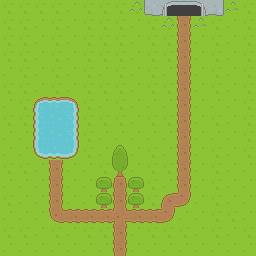

This game map was drawn from its Tiled (.tmx) file and the tilesets committed beside it. A one-line description and the trimmed map source follow:
An orthogonal 16x16 tile map with 16x16 px tiles, 7 tile layers (Ground, Mountain, Paths, Deco, ...), 2 tilesets.

<map version="1.2" tiledversion="1.3.3" orientation="orthogonal" renderorder="right-down" width="16" height="16" tilewidth="16" tileheight="16" infinite="0" nextlayerid="8" nextobjectid="1">
 <editorsettings>
  <export target="overworld.json" format="json" />
 </editorsettings>
 <tileset firstgid="1" name="outside" tilewidth="16" tileheight="16" spacing="1" tilecount="1767" columns="57">
  <image source="../images/tiles/roguelikeSheet.png" width="968" height="526" />
 </tileset>
 <tileset firstgid="1768" name="dungeon" tilewidth="16" tileheight="16" spacing="1" tilecount="522" columns="29">
  <image source="../images/tiles/roguelikeDungeon.png" width="492" height="305" />
 </tileset>
 <layer id="1" name="Ground" width="16" height="16">
  <data>[256 cells, 256 non-empty, 2 distinct tile ids]</data>
 </layer>
 <layer id="6" name="Mountain" width="16" height="16">
  <data>[256 cells, 5 non-empty, 3 distinct tile ids]</data>
 </layer>
 <layer id="4" name="Paths" width="16" height="16">
  <data>[256 cells, 28 non-empty, 7 distinct tile ids]</data>
 </layer>
 <layer id="7" name="Deco" width="16" height="16">
  <data>[256 cells, 4 non-empty, 1 distinct tile ids]</data>
 </layer>
 <layer id="2" name="Water" width="16" height="16">
  <data>[256 cells, 12 non-empty, 9 distinct tile ids]</data>
 </layer>
 <layer id="3" name="Trees" width="16" height="16">
  <data>[256 cells, 6 non-empty, 3 distinct tile ids]</data>
 </layer>
 <layer id="5" name="Cave" width="16" height="16">
  <data>[256 cells, 3 non-empty, 3 distinct tile ids]</data>
 </layer>
</map>
